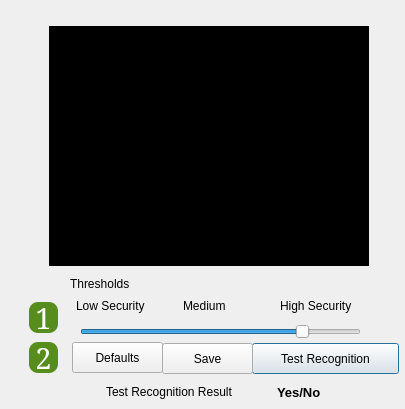
<?xml version="1.0" encoding="UTF-8"?>
<ui version="4.0">
 <class>faceTrainerAdvSettings</class>
 <widget class="QDialog" name="faceTrainerAdvSettings">
  <property name="windowModality">
   <enum>Qt::WindowModal</enum>
  </property>
  <property name="enabled">
   <bool>true</bool>
  </property>
  <property name="geometry">
   <rect>
    <x>0</x>
    <y>0</y>
    <width>405</width>
    <height>409</height>
   </rect>
  </property>
  <property name="minimumSize">
   <size>
    <width>405</width>
    <height>409</height>
   </size>
  </property>
  <property name="maximumSize">
   <size>
    <width>405</width>
    <height>409</height>
   </size>
  </property>
  <property name="windowTitle">
   <string>Advanced Settings</string>
  </property>
  <property name="windowIcon">
   <iconset resource="../../../graphics.qrc">
    <normaloff>:/data/ui/images/pfa-logo.png</normaloff>:/data/ui/images/pfa-logo.png</iconset>
  </property>
  <widget class="QLabel" name="label">
   <property name="geometry">
    <rect>
     <x>70</x>
     <y>276</y>
     <width>91</width>
     <height>16</height>
    </rect>
   </property>
   <property name="text">
    <string>Thresholds</string>
   </property>
   <property name="scaledContents">
    <bool>true</bool>
   </property>
  </widget>
  <widget class="QLabel" name="label_2">
   <property name="geometry">
    <rect>
     <x>76</x>
     <y>296</y>
     <width>94</width>
     <height>20</height>
    </rect>
   </property>
   <property name="text">
    <string>Low Security</string>
   </property>
   <property name="scaledContents">
    <bool>true</bool>
   </property>
  </widget>
  <widget class="QLabel" name="label_4">
   <property name="geometry">
    <rect>
     <x>280</x>
     <y>296</y>
     <width>93</width>
     <height>20</height>
    </rect>
   </property>
   <property name="text">
    <string>High Security</string>
   </property>
   <property name="scaledContents">
    <bool>true</bool>
   </property>
  </widget>
  <widget class="QGraphicsView" name="webcamPreview">
   <property name="geometry">
    <rect>
     <x>49</x>
     <y>26</y>
     <width>320</width>
     <height>240</height>
    </rect>
   </property>
   <property name="maximumSize">
    <size>
     <width>320</width>
     <height>240</height>
    </size>
   </property>
   <property name="styleSheet">
    <string>background-color: rgb(0, 0, 0);</string>
   </property>
   <property name="frameShape">
    <enum>QFrame::NoFrame</enum>
   </property>
   <property name="frameShadow">
    <enum>QFrame::Plain</enum>
   </property>
   <property name="lineWidth">
    <number>0</number>
   </property>
   <property name="sceneRect">
    <rectf>
     <x>0.000000000000000</x>
     <y>0.000000000000000</y>
     <width>320.000000000000000</width>
     <height>240.000000000000000</height>
    </rectf>
   </property>
  </widget>
  <widget class="QPushButton" name="pb_tr">
   <property name="enabled">
    <bool>true</bool>
   </property>
   <property name="geometry">
    <rect>
     <x>252</x>
     <y>343</y>
     <width>147</width>
     <height>31</height>
    </rect>
   </property>
   <property name="text">
    <string>Test Recognition</string>
   </property>
  </widget>
  <widget class="QLabel" name="result">
   <property name="geometry">
    <rect>
     <x>277</x>
     <y>384</y>
     <width>61</width>
     <height>16</height>
    </rect>
   </property>
   <property name="font">
    <font>
     <pointsize>10</pointsize>
     <weight>75</weight>
     <bold>true</bold>
    </font>
   </property>
   <property name="text">
    <string>Yes/No</string>
   </property>
   <property name="scaledContents">
    <bool>true</bool>
   </property>
  </widget>
  <widget class="QLabel" name="result_2">
   <property name="geometry">
    <rect>
     <x>106</x>
     <y>384</y>
     <width>156</width>
     <height>16</height>
    </rect>
   </property>
   <property name="text">
    <string>Test Recognition Result</string>
   </property>
   <property name="scaledContents">
    <bool>true</bool>
   </property>
  </widget>
  <widget class="QLabel" name="lbl_number_4">
   <property name="geometry">
    <rect>
     <x>29</x>
     <y>302</y>
     <width>29</width>
     <height>31</height>
    </rect>
   </property>
   <property name="minimumSize">
    <size>
     <width>0</width>
     <height>0</height>
    </size>
   </property>
   <property name="font">
    <font>
     <family>Serif</family>
     <pointsize>22</pointsize>
     <weight>50</weight>
     <italic>false</italic>
     <bold>false</bold>
    </font>
   </property>
   <property name="autoFillBackground">
    <bool>false</bool>
   </property>
   <property name="styleSheet">
    <string notr="true">background-color: rgb(87, 141, 29);
border-width:5px;
border-radius:9px;
color: rgb(255,255,255);
font: 22pt &quot;Serif&quot;;
</string>
   </property>
   <property name="text">
    <string>1</string>
   </property>
   <property name="textFormat">
    <enum>Qt::PlainText</enum>
   </property>
   <property name="alignment">
    <set>Qt::AlignCenter</set>
   </property>
  </widget>
  <widget class="QLabel" name="lbl_number_5">
   <property name="geometry">
    <rect>
     <x>29</x>
     <y>342</y>
     <width>29</width>
     <height>31</height>
    </rect>
   </property>
   <property name="minimumSize">
    <size>
     <width>0</width>
     <height>0</height>
    </size>
   </property>
   <property name="font">
    <font>
     <family>Serif</family>
     <pointsize>22</pointsize>
     <weight>50</weight>
     <italic>false</italic>
     <bold>false</bold>
    </font>
   </property>
   <property name="autoFillBackground">
    <bool>false</bool>
   </property>
   <property name="styleSheet">
    <string notr="true">background-color: rgb(87, 141, 29);
border-width:5px;
border-radius:9px;
color: rgb(255,255,255);
font: 22pt &quot;Serif&quot;;
</string>
   </property>
   <property name="text">
    <string>2</string>
   </property>
   <property name="textFormat">
    <enum>Qt::PlainText</enum>
   </property>
   <property name="alignment">
    <set>Qt::AlignCenter</set>
   </property>
  </widget>
  <widget class="QPushButton" name="pb_save">
   <property name="enabled">
    <bool>true</bool>
   </property>
   <property name="geometry">
    <rect>
     <x>162</x>
     <y>343</y>
     <width>91</width>
     <height>31</height>
    </rect>
   </property>
   <property name="text">
    <string>Save</string>
   </property>
  </widget>
  <widget class="QPushButton" name="pb_restore">
   <property name="enabled">
    <bool>true</bool>
   </property>
   <property name="geometry">
    <rect>
     <x>72</x>
     <y>342</y>
     <width>91</width>
     <height>31</height>
    </rect>
   </property>
   <property name="text">
    <string>Defaults</string>
   </property>
  </widget>
  <widget class="QLabel" name="label_5">
   <property name="geometry">
    <rect>
     <x>183</x>
     <y>296</y>
     <width>51</width>
     <height>20</height>
    </rect>
   </property>
   <property name="text">
    <string>Medium</string>
   </property>
   <property name="scaledContents">
    <bool>true</bool>
   </property>
  </widget>
  <widget class="QSlider" name="percentage">
   <property name="geometry">
    <rect>
     <x>80</x>
     <y>320</y>
     <width>281</width>
     <height>23</height>
    </rect>
   </property>
   <property name="sliderPosition">
    <number>80</number>
   </property>
   <property name="orientation">
    <enum>Qt::Horizontal</enum>
   </property>
  </widget>
 </widget>
 <resources>
  <include location="../../../graphics.qrc"/>
 </resources>
 <connections/>
</ui>
